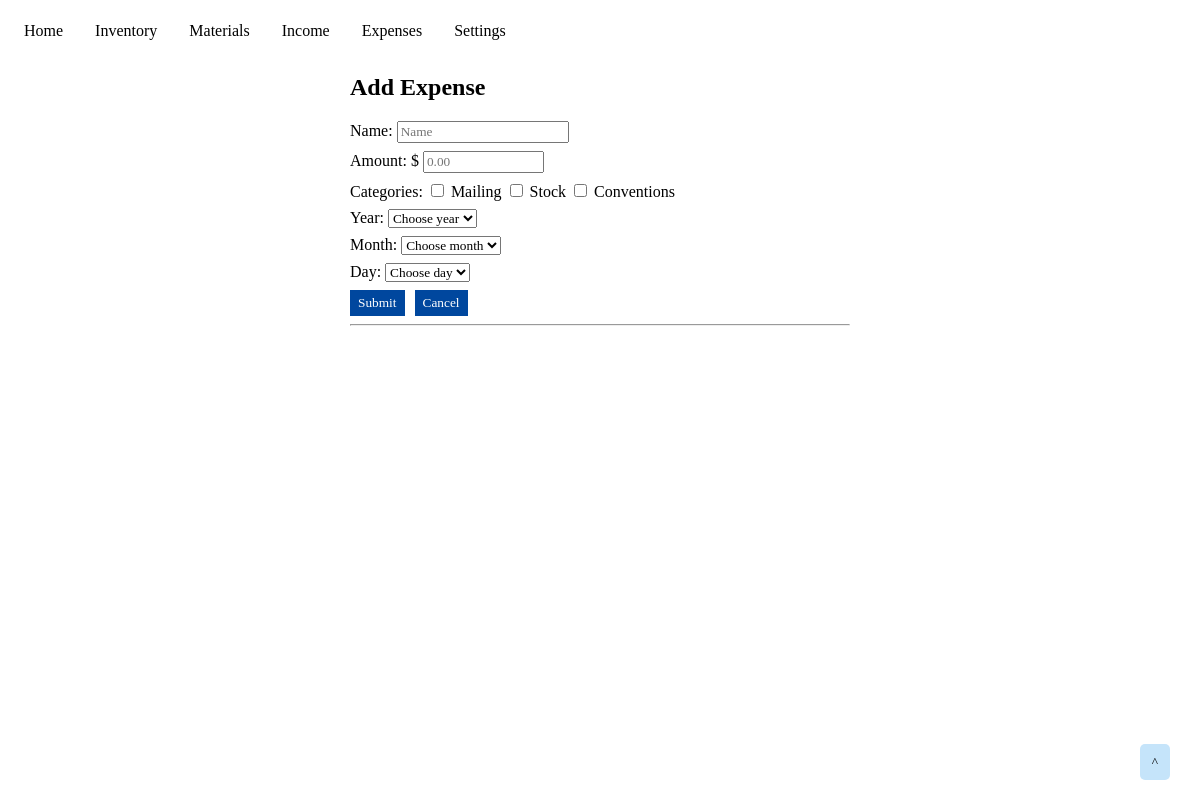
/expenses/add_new_expense, run on the app's committed database.
### tables this page shows
CREATE TABLE expenses_categories (
    tag_id INTEGER PRIMARY KEY AUTOINCREMENT,
    name TEXT NOT NULL
);

### app.py (the view, shortened to what this page needs)
@app.route('/expenses/add_new_expense', methods=('GET', 'POST'))
def expenses_add_item():
    expenses_categories = get_expenses_categories()
    return render_template('expenses_add_item.html', expenses_categories=expenses_categories)

### app.py (called while the page is built)
def get_db_connection():
    conn = sqlite3.connect('database.db')
    conn.row_factory = sqlite3.Row
    return conn

def get_expenses_categories():
    conn = get_db_connection()
    cur = conn.cursor()
    expenses_categories = cur.execute('SELECT * FROM expenses_categories').fetchall()
    conn.close()
    return expenses_categories

### templates/expenses_add_item.html (shortened to what this page needs)
{% extends 'base.html' %}
{% block content %}
<div class="content">
    <h2>{% block title %}Add Expense{% endblock %}</h2>
    <form method="post">
        <div class="form-group">
            <label for="name">Name:</label>
            <input type="text" name="name"
                   placeholder="Name" class="form-control"
                   value="{{ request.form['name'] }}"></input>
        </div>
        <div class="form-group">
            <label for="amount">Amount: $</label>
            <input type="number" step=".01" min="0.00" max="99999999.99" name="amount"
                   placeholder="0.00" class="form-control"
                   value="{{ request.form['amount'] }}"></input>
        </div>
        <div class="form-group">
            Categories:
            {% for category in expenses_categories %}
                <input type="checkbox" name="category-id" value="{{ category['tag_id'] }}">
                <label for="checkbox">{{ category['name'] }}</label>
            {% endfor %}
        </div>
        <div class="form-group">
            <label for="year">Year: </label>
            <select name="expense-year" id="expense-year" onchange="months()" required>
                <option selected disabled>Choose year</option>
            </select>
        </div>
        <div class="form-group">
            <label for="month">Month: </label>
            <select name="expense-month" id="expense-month" onchange="days()" required>
                <option selected disabled>Choose month</option>
            </select>
        </div>
        <div class="form-group">
            <label for="day">Day: </label>
            <select name="expense-day" id="expense-day" required>
                <option selected disabled>Choose day</option>
            </select>
        </div>
        <div class="submit-button">
            <button type="submit" class="form-button">Submit</button>
        </div>
    </form>
    <div class="cancel-button">
        <a href="{{url_for('expenses')}}"><button class="form-button">Cancel</button></a>
    </div>
    <hr>
</div>
{% endblock %}

### static/css/home-style.css (style rules this page uses)
* { font-family: "Tahoma"; box-sizing: border-box; }

### static/css/inventory-style.css (style rules this page uses)
.content { max-width: 500px; margin: auto; }
.submit-button { float: left; }
.form-group { margin: 8px 0px; }
.form-button { padding: 5px 8px; margin-right: 10px; color: white; background-color: #00479E; border: none; }

### data on the page
expenses_categories: name "Mailing"
expenses_categories: name "Stock"
expenses_categories: name "Conventions"
